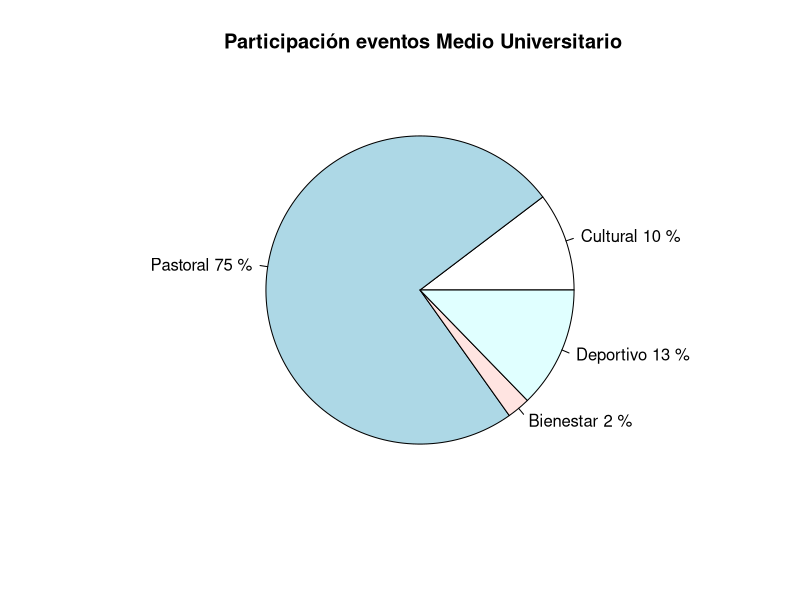
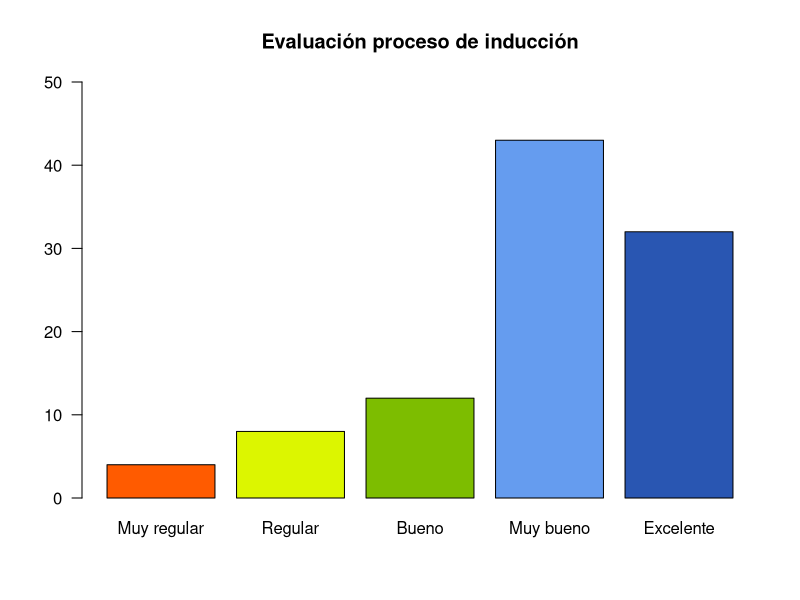
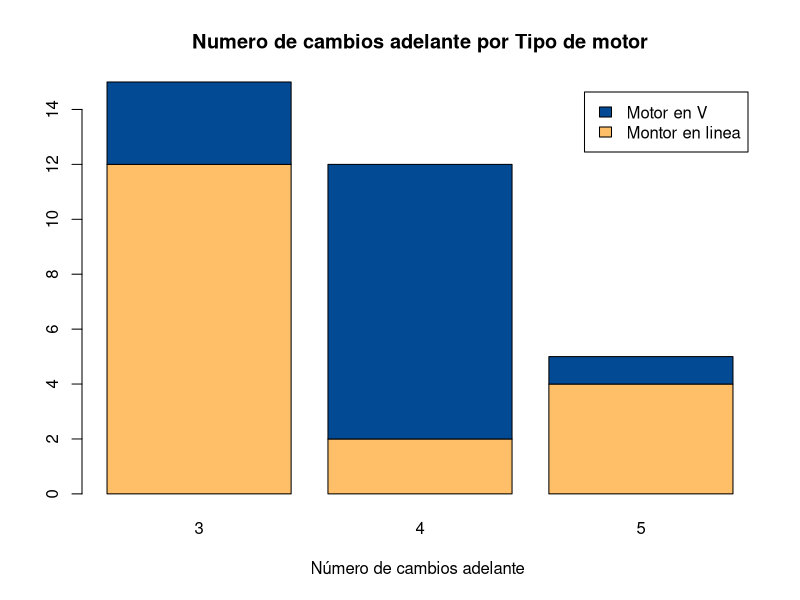
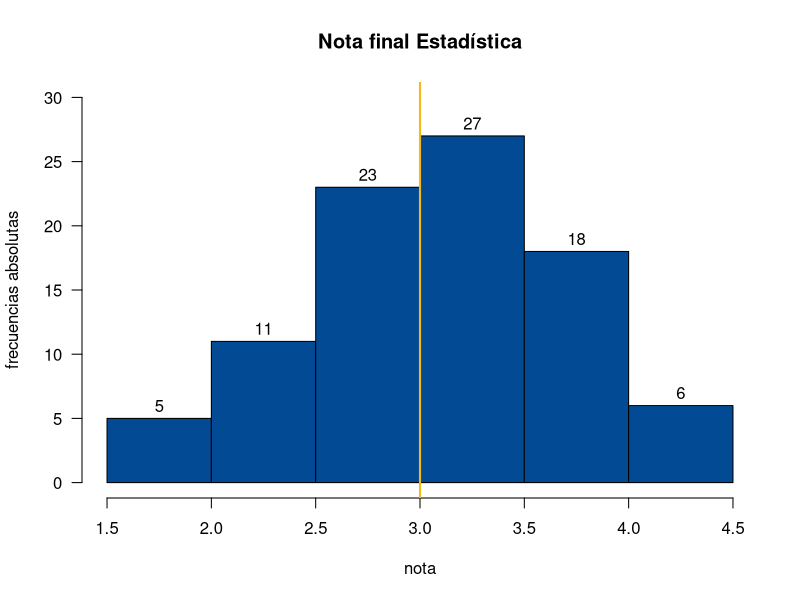
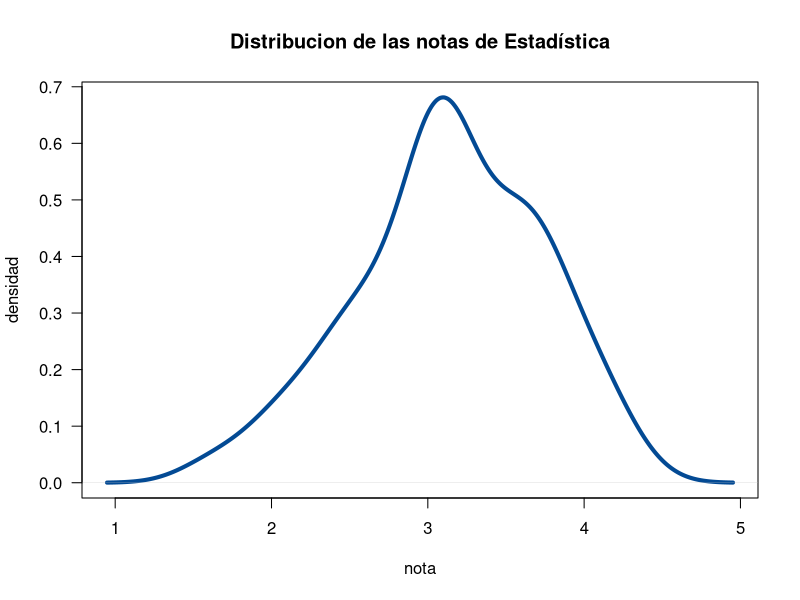
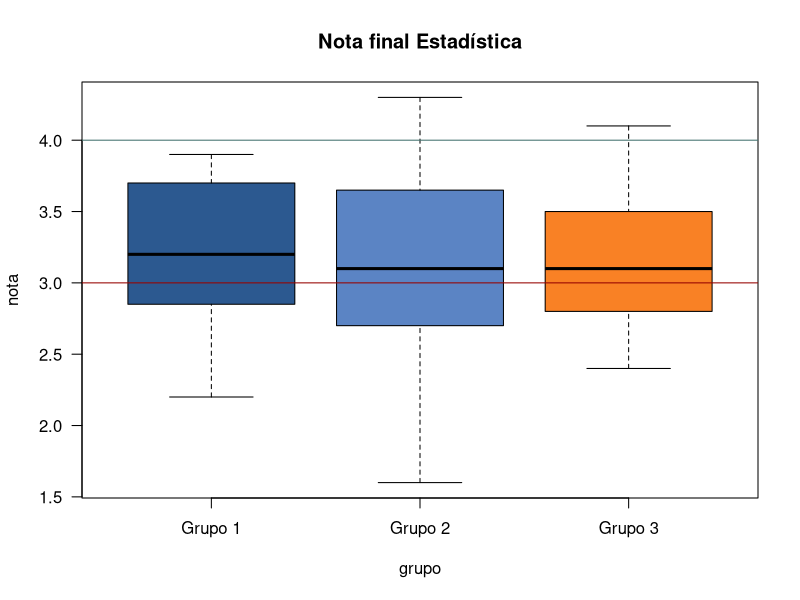
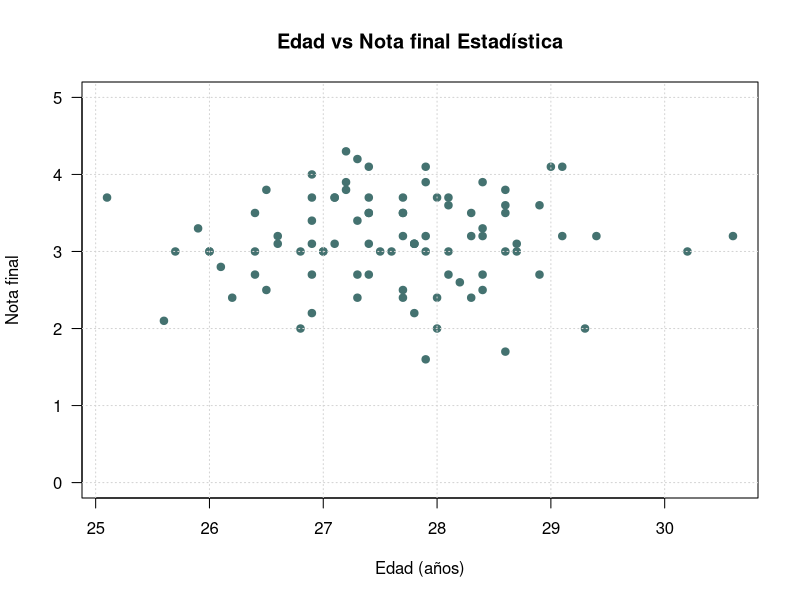
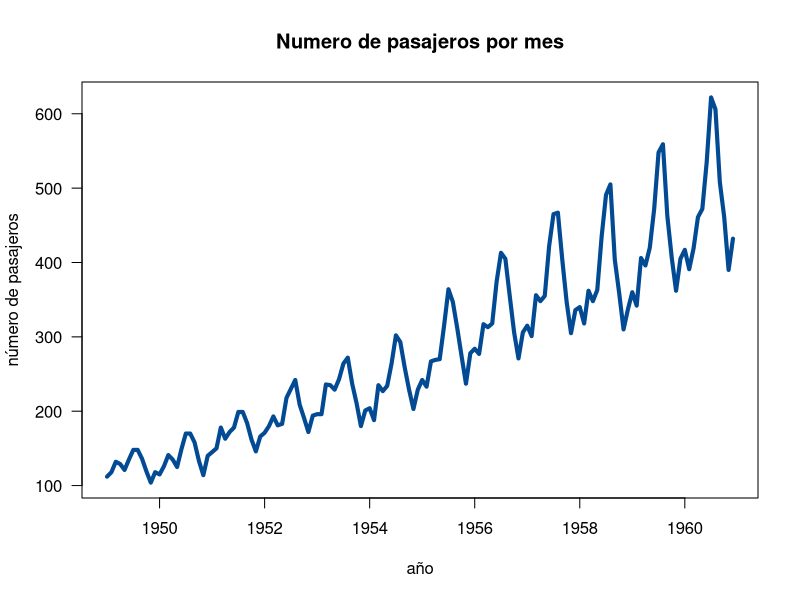

Reproduce these figures in R, in order.
## ---- chunk 1
knitr::opts_chunk$set(echo = TRUE)
## ---- chunk 2
a=rep("Cultutal", 360145)
b=rep("Pastoral", 61496)
c=rep("Bienestar",49912)
d=rep("Deportivo",11777)
data=c(a,b,c,d)
t=table(data)
lbs=c("Cultural", "Pastoral", "Bienestar", "Deportivo")
pct=round(t/sum(t)*100)
labs=paste(lbs, pct)
labs=paste(labs, "%", sep = " ") 
pie(t, labels=labs, main=" Participación eventos Medio Universitario",
#col = paleta4
)
## ---- chunk 3
ev=c(4,  8, 12, 43, 32)
names(ev)=c("Muy regular", "Regular", "Bueno", "Muy bueno","Excelente")
barplot(ev, col=c("#ff5b00","#dcf600","#7dbd00","#659cef","#2956b2"), main = "Evaluación proceso de inducción", las=1, ylim = c(0,50))
## ---- chunk 4
counts <- table(mtcars$vs, mtcars$gear); rownames(counts)=c("Montor en linea", "Motor en V")
barplot(counts, main="Numero de cambios adelante por Tipo de motor",  xlab="Número de cambios adelante ",col=c("#FFBF69","#034A94"),
legend = rownames(counts))
## ---- chunk 5
nf=c(4.1, 2.7, 3.1, 3.2, 3.0, 3.2, 2.0, 2.4, 1.6, 3.2, 3.1, 2.6, 2.0, 2.4, 2.8, 3.3, 4.0, 3.4, 3.0, 3.1, 2.7, 2.7, 3.0, 3.8, 3.2, 2.2, 3.5, 3.5, 3.8, 3.5, 3.9, 4.2, 4.3, 3.9, 3.2, 3.5, 3.5, 3.7, 4.1, 3.7, 3.5, 3.6, 3.2, 3.1, 3.4, 3.0, 3.0, 3.0, 2.7, 1.7, 3.6, 2.1, 2.4, 3.0, 3.1, 2.5, 2.5, 3.6, 2.2, 2.4, 3.1, 3.3, 2.7, 3.7, 3.0, 2.7, 3.0, 3.2, 3.1, 2.4, 3.0, 2.7, 2.5, 3.0, 3.0, 3.0, 3.2, 3.1, 3.8, 4.1, 3.7, 3.5, 3.0, 3.7, 3.7, 4.1, 3.7, 3.9, 3.7, 2.0)
stem(nf)
## ---- chunk 6
h1=hist(nf, main = "Nota final Estadística", xlab = "nota", ylab="frecuencias absolutas", labels=TRUE, col="#034A94", ylim = c(0,30), las=1)
abline(v=3,col="#f6b915", lwd=2)
## ---- chunk 7
nf=c(4.1, 2.7, 3.1, 3.2, 3.0, 3.2, 2.0, 2.4, 1.6, 3.2, 3.1, 2.6, 2.0, 2.4, 2.8, 3.3, 4.0, 3.4, 3.0, 3.1, 2.7, 2.7, 3.0, 3.8, 3.2, 2.2, 3.5, 3.5, 3.8, 3.5, 3.9, 4.2, 4.3, 3.9, 3.2, 3.5, 3.5, 3.7, 4.1, 3.7, 3.5, 3.6, 3.2, 3.1, 3.4, 3.0, 3.0, 3.0, 2.7, 1.7, 3.6, 2.1, 2.4, 3.0, 3.1, 2.5, 2.5, 3.6, 2.2, 2.4, 3.1, 3.3, 2.7, 3.7, 3.0, 2.7, 3.0, 3.2, 3.1, 2.4, 3.0, 2.7, 2.5, 3.0, 3.0, 3.0, 3.2, 3.1, 3.8, 4.1, 3.7, 3.5, 3.0, 3.7, 3.7, 4.1, 3.7, 3.9, 3.7, 2.0)
plot(density(nf), main="Distribucion de las notas de Estadística", col="#034A94", lwd=4, las=1,
xlab="nota", ylab="densidad")
## ---- chunk 8
nf=c(4.1, 2.7, 3.1, 3.2, 3.0, 3.2, 2.0, 2.4, 1.6, 3.2, 3.1, 2.6, 2.0, 2.4, 2.8, 3.3, 4.0, 3.4, 3.0, 3.1, 2.7, 2.7, 3.0, 3.8, 3.2, 2.2, 3.5, 3.5, 3.8, 3.5, 3.9, 4.2, 4.3, 3.9, 3.2, 3.5, 3.5, 3.7, 4.1, 3.7, 3.5, 3.6, 3.2, 3.1, 3.4, 3.0, 3.0, 3.0, 2.7, 1.7, 3.6, 2.1, 2.4, 3.0, 3.1, 2.5, 2.5, 3.6, 2.2, 2.4, 3.1, 3.3, 2.7, 3.7, 3.0, 2.7, 3.0, 3.2, 3.1, 2.4, 3.0, 2.7, 2.5, 3.0, 3.0, 3.0, 3.2, 3.1, 3.8, 4.1, 3.7, 3.5, 3.0, 3.7, 3.7, 4.1, 3.7, 3.9, 3.7, 2.0)
cc=c(20, 10, 20, 20, 20, 20, 20, 20, 20, 30, 20, 20, 20, 10, 30, 20, 20, 30, 20, 30, 30, 20, 10, 30, 20, 20, 30, 30, 10, 20, 10, 20, 20, 20, 10, 20, 10, 20, 20, 30, 30, 30, 10, 30, 20, 20, 20, 20, 20, 20, 10, 20, 30, 30, 10, 10, 10, 20, 10, 20, 10, 30, 20, 10, 20, 30, 10, 30, 30, 30, 20, 30, 30, 30, 30, 30, 30, 20, 10, 30, 10, 20, 20, 10, 20, 20, 20, 20, 10, 20)
labs=c("Grupo 1","Grupo 2","Grupo 3")
boxplot((nf~cc),main="Nota final Estadística", 
col=c("#2C5990","#5B84C4","#F98125"), names=labs, xlab = "grupo", ylab = "nota", 
las=1)
abline(h=3, col="#960200", lwd=1)
abline(h=4, col="#447270", lwd=1)
## ---- chunk 9
ed=round(rnorm(90,28,1),1)
plot(ed,nf, main="Edad vs Nota final Estadística", ylim = c(0,5), xlab = "Edad (años)", ylab = "Nota final",col="#447270",pch=19,las=1)
grid()
## ---- chunk 10
plot(AirPassengers, main="Numero de pasajeros por mes", col="#034A94", lwd = 4, las=1, 
ylab="número de pasajeros", xlab="año")
